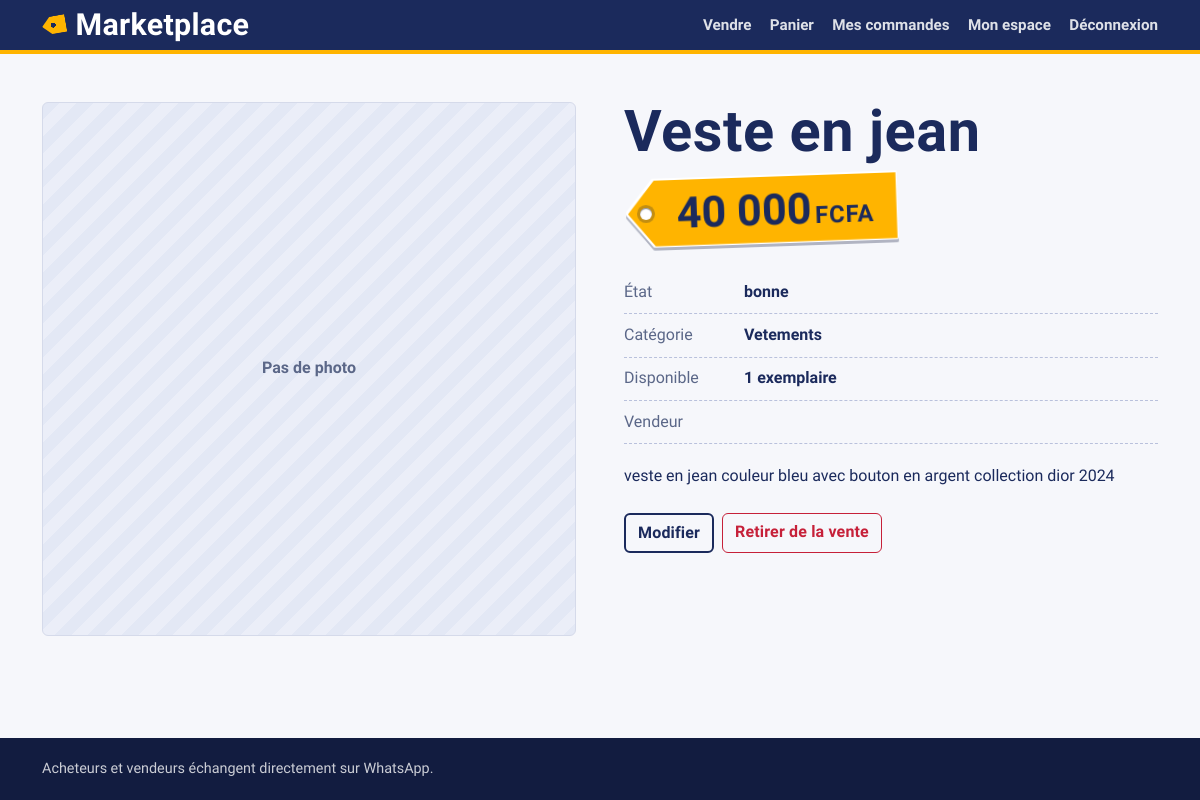
The app's page /products/6/ (signed in), older data.
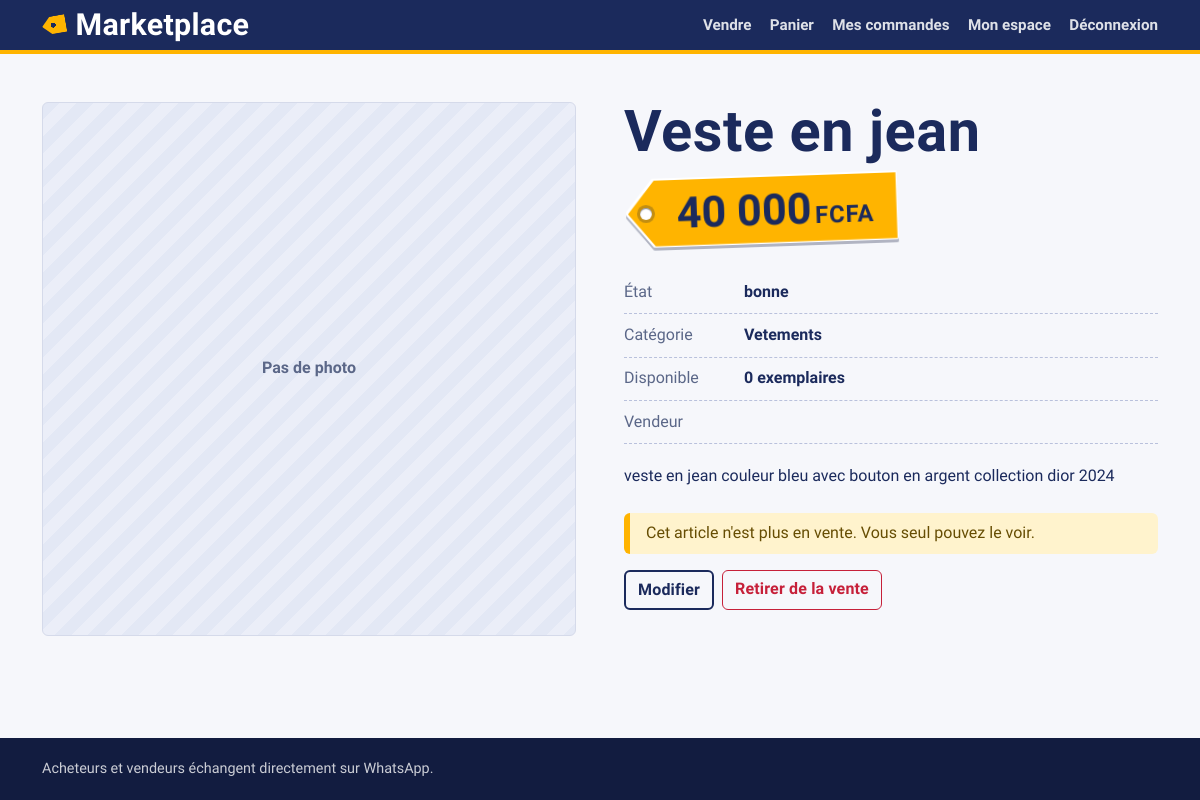
The same page, newer data.
### products/models.py (models this page shows, shortened)
class Product(models.Model):
    class Condition(models.TextChoices):
        NEW = "new", "Neuf"
        LIKE_NEW = "like_new", "Comme neuf"
        GOOD = "good", "Bon état"
        USED = "used", "Occasion"
    seller = models.ForeignKey(
        settings.AUTH_USER_MODEL,
        on_delete=models.CASCADE,
        related_name="products",
    )
    category = models.ForeignKey(
        Category,
        on_delete=models.PROTECT,
        related_name="products",
    )
    name = models.CharField(max_length=200)
    description = models.TextField()
    image = models.ImageField(upload_to="products/%Y/%m/", blank=True)
    price = models.DecimalField(
        max_digits=10,
        decimal_places=2,
        validators=[MinValueValidator(Decimal("0.01"))],
    )
    quantity = models.PositiveIntegerField(default=1)
    condition = models.CharField(
        max_length=20,
        choices=Condition.choices,
        default=Condition.GOOD,
    )
    is_active = models.BooleanField(
        default=True,
        verbose_name="Article actif / en vente",
    )
    created_at = models.DateTimeField(auto_now_add=True)
    updated_at = models.DateTimeField(auto_now=True)
    class Meta:
        ordering = ["-created_at"]
        indexes = [models.Index(fields=["is_active", "-created_at"])]

class Category(models.Model):
    name = models.CharField(max_length=100, unique=True)
    description = models.TextField(blank=True)
    class Meta:
        verbose_name = "catégorie"
        verbose_name_plural = "catégories"
        ordering = ["name"]
    def __str__(self):
        return self.name

### products/views.py (the view)
# urls.py: path("<int:id>/",views.product_detail,name="product_detail"),
def product_detail(request, id):
    product = get_object_or_404(
        Product.objects.select_related("category", "seller"),
        id=id,
    )
    if not product.is_active and product.seller_id != request.user.id:
        raise Http404
    return render(request, "products/product_detail.html", {"product": product})

### products/templates/products/product_detail.html (shortened to what this page needs)
{% extends "base.html" %}
{% block content %}
<div class="row g-4 g-lg-5 align-items-start">
    <div class="col-md-6">
        {% if product.image %}
            <div class="detail-photo">
                <img src="{{ product.image.url }}" alt="{{ product.name }}">
            </div>
        {% else %}
            <div class="detail-photo detail-photo--empty">Pas de photo</div>
        {% endif %}
    </div>
    <div class="col-md-6">
        <h1 class="detail-title">{{ product.name }}</h1>
        <p class="detail-price">
            <span class="price-tag price-tag--lg">{{ product.price|floatformat:"-2g" }}<small>FCFA</small></span>
        </p>
        <dl class="facts">
            <div><dt>État</dt><dd>{{ product.get_condition_display }}</dd></div>
            <div><dt>Catégorie</dt><dd>{{ product.category }}</dd></div>
            <div><dt>Disponible</dt><dd>{{ product.quantity }} exemplaire{{ product.quantity|pluralize }}</dd></div>
            <div><dt>Vendeur</dt><dd>{{ product.seller.first_name }} {{ product.seller.last_name }}</dd></div>
        </dl>
        <div class="detail-text mb-4">{{ product.description|linebreaks }}</div>
        {% if not product.is_active %}
            <div class="alert alert-warning py-2">Cet article n'est plus en vente. Vous seul pouvez le voir.</div>
        {% endif %}
        {% if user == product.seller %}
            <div class="d-flex flex-wrap gap-2">
                <a class="btn btn-outline-primary" href="{% url 'product_update' product.id %}">Modifier</a>
                <a class="btn btn-outline-danger" href="{% url 'product_delete' product.id %}">Retirer de la vente</a>
            </div>
        {% else %}
            <span class="sold-out">Épuisé</span>
        {% endif %}
    </div>
</div>
{% endblock %}

Row changes from the older to the newer data that the page shows:
changed Product "Veste en jean": quantity "1" → "0"; is_active True → False (drawn)
Text that changed along with them:
text now shown: "Cet article n'est plus en vente. Vous seul pouvez le voir."
